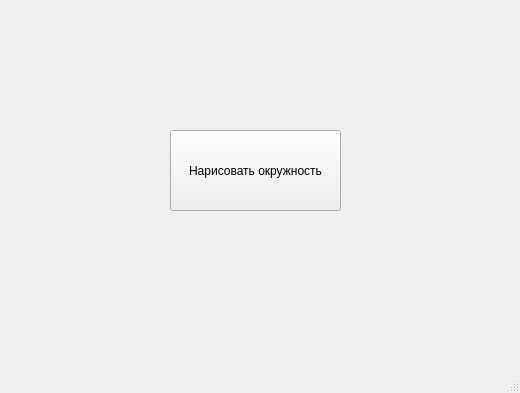
<?xml version="1.0" encoding="UTF-8"?>
<ui version="4.0">
 <class>MainWindow</class>
 <widget class="QMainWindow" name="MainWindow">
  <property name="geometry">
   <rect>
    <x>0</x>
    <y>0</y>
    <width>520</width>
    <height>393</height>
   </rect>
  </property>
  <property name="sizePolicy">
   <sizepolicy hsizetype="Fixed" vsizetype="Fixed">
    <horstretch>0</horstretch>
    <verstretch>0</verstretch>
   </sizepolicy>
  </property>
  <property name="windowTitle">
   <string>Git и желтые окружности</string>
  </property>
  <widget class="QWidget" name="centralwidget">
   <widget class="QPushButton" name="pushButton">
    <property name="geometry">
     <rect>
      <x>170</x>
      <y>130</y>
      <width>171</width>
      <height>81</height>
     </rect>
    </property>
    <property name="text">
     <string>Нарисовать окружность</string>
    </property>
   </widget>
  </widget>
  <widget class="QMenuBar" name="menubar">
   <property name="geometry">
    <rect>
     <x>0</x>
     <y>0</y>
     <width>520</width>
     <height>20</height>
    </rect>
   </property>
  </widget>
  <widget class="QStatusBar" name="statusbar"/>
 </widget>
 <resources/>
 <connections/>
</ui>
